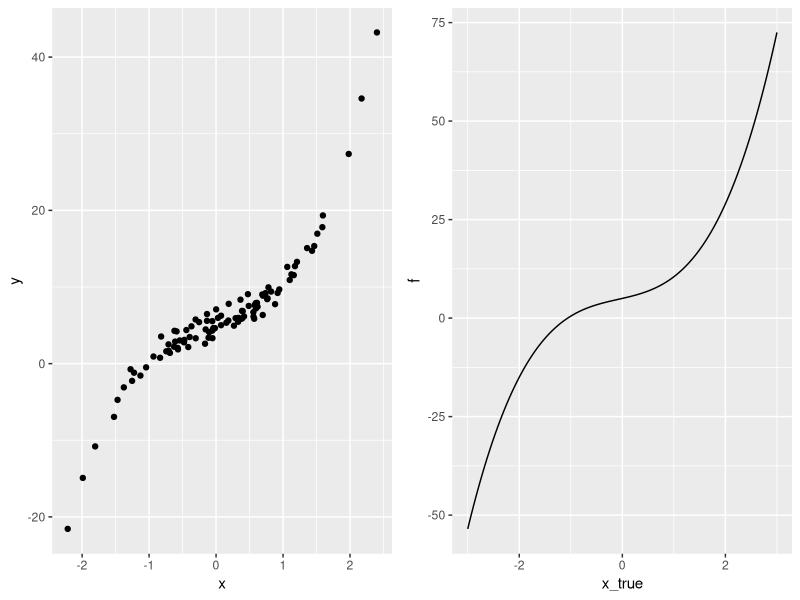
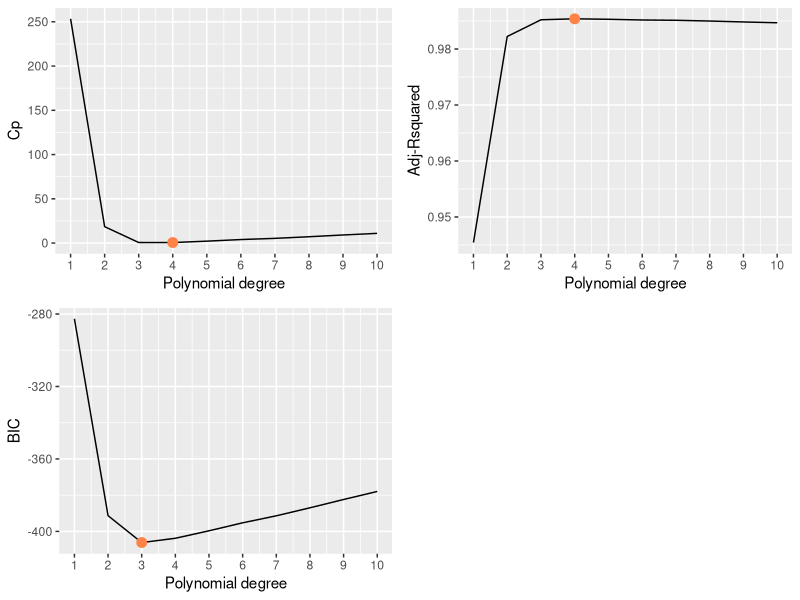
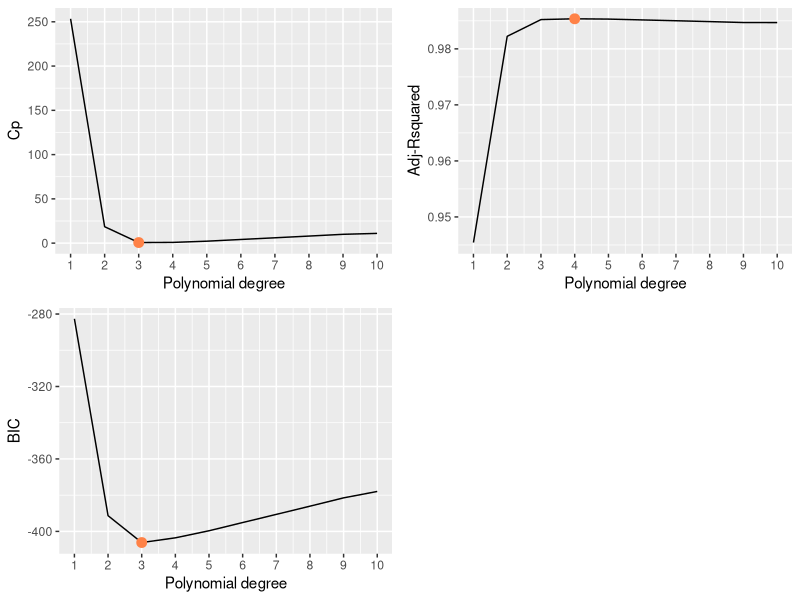
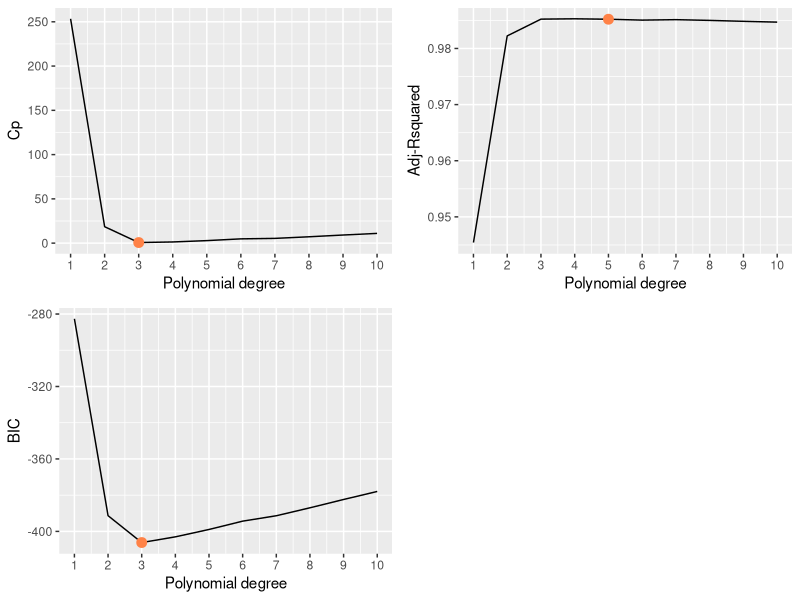
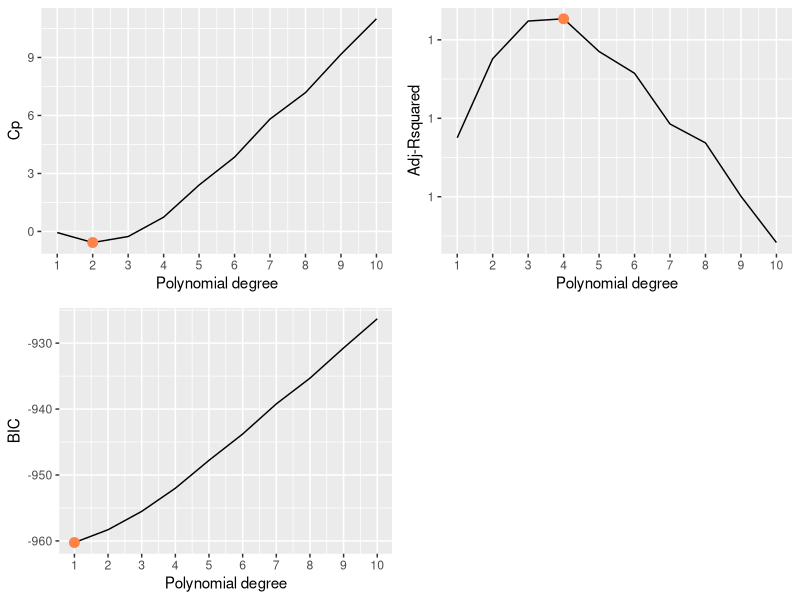
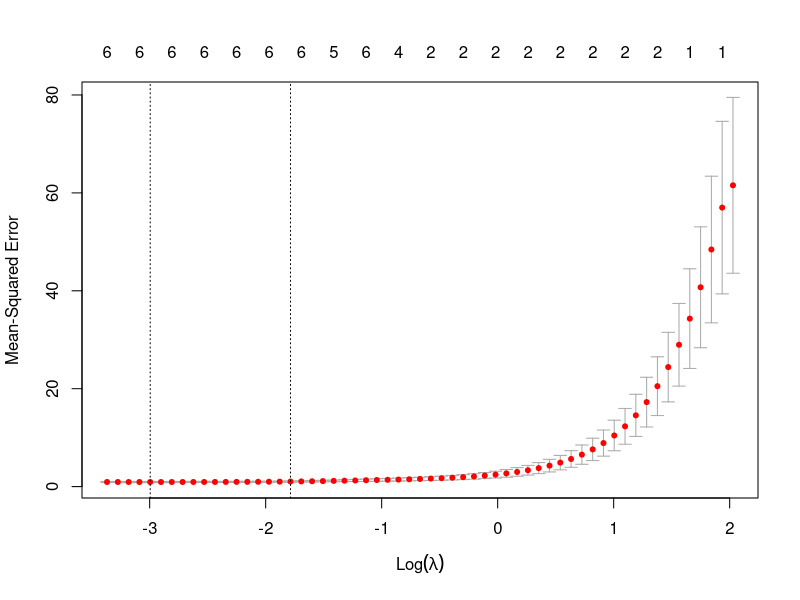
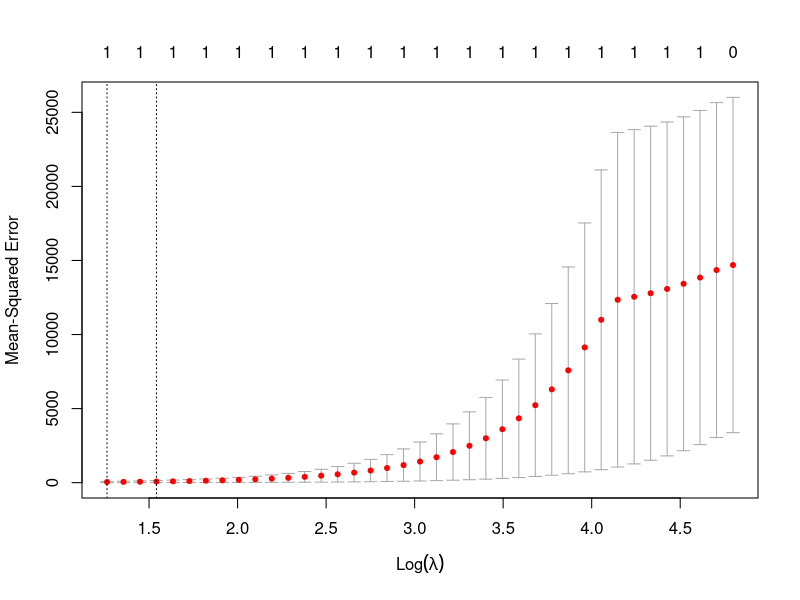

Write the R code that produced these figures, in order.
##################
### Exercise 8 ###
##################

library(ggplot2)
library(gridExtra)
library(leaps)
library(glmnet)
options(digits = 2)

## part a: simulated dataset creation
set.seed(1)
x <- rnorm(100)
noise <- rnorm(100)
x_true <- seq(-3.0,3.0,0.01)

## part b: response vector with given model y = 1x^3 - 2x^2 + 3x + 5
y <- 2*x^3 + 0.5*x^2 + 3*x + 5 + noise
f <- 2*x_true^3 + 0.5*x_true^2 + 3*x_true+ 5

p1 <- qplot(x,y)
p2 <- qplot(x_true,f, geom="line")
grid.arrange(p1, p2, ncol=2)
ggsave("fun.pdf",  arrangeGrob(p1, p2, ncol = 2), width = 16, height = 8, units = "cm")

## part c: perform best subset selection
dataset <- data.frame(x, y)
regfit.full <- regsubsets(y ~ poly(x, 10, raw = TRUE), data = dataset, nvmax = 10)
regfit.summary <- summary(regfit.full)
which.min(regfit.summary$cp)
which.min(regfit.summary$bic)
which.max(regfit.summary$adjr2)

# plotting results
cp <- qplot(1:10, regfit.summary$cp, geom="line") +
    xlab("Polynomial degree") + ylab("Cp") + scale_x_continuous(breaks=seq(1,10,1)) +
    geom_point(aes(x=4,y=regfit.summary$cp[4]),colour=I("sienna1"),size=3)

adjr2 <- qplot(1:10, regfit.summary$adjr2, geom="line") +
    xlab("Polynomial degree") + ylab("Adj-Rsquared") + scale_x_continuous(breaks=seq(1,10,1)) +
    geom_point(aes(x=4,y=regfit.summary$adjr2[4]),colour=I("sienna1"),size=3)

bic <- qplot(1:10, regfit.summary$bic, geom="line") +
    xlab("Polynomial degree") + ylab("BIC") + scale_x_continuous(breaks=seq(1,10,1)) +
    geom_point(aes(x=3,y=regfit.summary$bic[3]),colour=I("sienna1"),size=3)

grid.arrange(cp, adjr2, bic, ncol=2, nrow=2)
ggsave("BIC-AR2-Cp.pdf", arrangeGrob(cp, adjr2, bic, ncol = 2, nrow=2),
       width = 16, height = 16, units = "cm")

coefficients(regfit.full, id = 3)
coefficients(regfit.full, id = 4)

## part d:
## Forward selection
regfit.fwd <- regsubsets(y ~ poly(x, 10, raw = TRUE), data = dataset, nvmax = 10, method = "forward")
fwd.summary <-  summary(regfit.fwd)
which.min(fwd.summary$cp)
which.max(fwd.summary$adjr2)
which.min(fwd.summary$bic)

cp <- qplot(1:10, fwd.summary$cp, geom="line") +
    xlab("Polynomial degree") + ylab("Cp") + scale_x_continuous(breaks=seq(1,10,1)) +
    geom_point(aes(x=3,y=fwd.summary$cp[3]),colour=I("sienna1"),size=3)

adjr2 <- qplot(1:10, fwd.summary$adjr2, geom="line") +
    xlab("Polynomial degree") + ylab("Adj-Rsquared") + scale_x_continuous(breaks=seq(1,10,1)) +
    geom_point(aes(x=4,y=fwd.summary$adjr2[4]),colour=I("sienna1"),size=3)

bic <- qplot(1:10, fwd.summary$bic, geom="line") +
    xlab("Polynomial degree") + ylab("BIC") + scale_x_continuous(breaks=seq(1,10,1)) +
    geom_point(aes(x=3,y=fwd.summary$bic[3]),colour=I("sienna1"),size=3)

grid.arrange(cp, adjr2, bic, ncol=2, nrow=2)
ggsave("Fwd-BIC-AR2-Cp.pdf", arrangeGrob(cp, adjr2, bic, ncol = 2, nrow=2))

## Backward selection
regfit.bwd <- regsubsets(y ~ poly(x, 10, raw = TRUE), data = dataset, nvmax = 10, method = "backward")
bwd.summary <-  summary(regfit.bwd)

which.min(bwd.summary$cp)
which.max(bwd.summary$adjr2)
which.min(bwd.summary$bic)

cp <- qplot(1:10, bwd.summary$cp, geom="line") +
    xlab("Polynomial degree") + ylab("Cp") + scale_x_continuous(breaks=seq(1,10,1)) +
    geom_point(aes(x=3,y=bwd.summary$cp[3]),colour=I("sienna1"),size=3)

adjr2 <- qplot(1:10, bwd.summary$adjr2, geom="line") +
    xlab("Polynomial degree") + ylab("Adj-Rsquared") + scale_x_continuous(breaks=seq(1,10,1)) +
    geom_point(aes(x=5,y=bwd.summary$adjr2[5]),colour=I("sienna1"),size=3)

bic <- qplot(1:10, bwd.summary$bic, geom="line") +
    xlab("Polynomial degree") + ylab("BIC") + scale_x_continuous(breaks=seq(1,10,1)) +
    geom_point(aes(x=3,y=bwd.summary$bic[3]),colour=I("sienna1"),size=3)

grid.arrange(cp, adjr2, bic, ncol=2, nrow=2)
ggsave("Bwd-BIC-AR2-Cp.pdf", arrangeGrob(cp, adjr2, bic, ncol = 2, nrow=2))

## part e:
xmat <- model.matrix(y ~ poly(x, 10, raw = T), data = dataset)[, -1]
lasso.mod <- cv.glmnet(xmat, y, alpha = 1)
best.lambda <- lasso.mod$lambda.min

pdf("lasso-plot.pdf", width=8, height=8)
plot(lasso.mod)
dev.off()

# Next fit the model on entire data using best lambda
best.model <- glmnet(xmat, y, alpha = 1)
predict(best.model, s = best.lambda, type = "coefficients")

## part f:
y <- 5 + 2*x^7 + noise
dataset <- data.frame(x, y)

## Best subset
regfit.full <- regsubsets(y ~ poly(x, 10, raw = TRUE), data = dataset, nvmax = 10)
regfit.summary <- summary(regfit.full)
which.min(regfit.summary$cp)
which.min(regfit.summary$bic)
which.max(regfit.summary$adjr2)

# plotting results best subset
cp <- qplot(1:10, regfit.summary$cp, geom="line") +
    xlab("Polynomial degree") + ylab("Cp") + scale_x_continuous(breaks=seq(1,10,1)) +
    geom_point(aes(x=2,y=regfit.summary$cp[2]),colour=I("sienna1"),size=3)

adjr2 <- qplot(1:10, regfit.summary$adjr2, geom="line") +
    xlab("Polynomial degree") + ylab("Adj-Rsquared") + scale_x_continuous(breaks=seq(1,10,1)) +
    geom_point(aes(x=4,y=regfit.summary$adjr2[4]),colour=I("sienna1"),size=3)

bic <- qplot(1:10, regfit.summary$bic, geom="line") +
    xlab("Polynomial degree") + ylab("BIC") + scale_x_continuous(breaks=seq(1,10,1)) +
    geom_point(aes(x=1,y=regfit.summary$bic[1]),colour=I("sienna1"),size=3)

grid.arrange(cp, adjr2, bic, ncol=2, nrow=2)
ggsave("BIC-AR2-Cp-f.pdf", arrangeGrob(cp, adjr2, bic, ncol = 2, nrow=2),
       width = 16, height = 16, units = "cm")

## Lasso
xmat <- model.matrix(y ~ poly(x, 10, raw = T), data = dataset)[, -1]
lasso.mod <- cv.glmnet(xmat, y, alpha = 1)
best.lambda <- lasso.mod$lambda.min

best.model <- glmnet(xmat, y, alpha = 1)
predict(best.model, s = best.lambda, type = "coefficients")

pdf("lasso-plot-f.pdf", width=8, height=8)
plot(lasso.mod)
dev.off()

###################
### Exercise 10 ###
###################

## part a
set.seed(1)
x <- matrix(rnorm(20000), 1000, 20)
x[,c(2,5,6,10,19)] <- 0
y <- x %*% rnorm(20)

## part b
train <- sample(seq(1,1000,1), 100, replace = FALSE)

## part c

## part d

## part e

## part f

## part g
